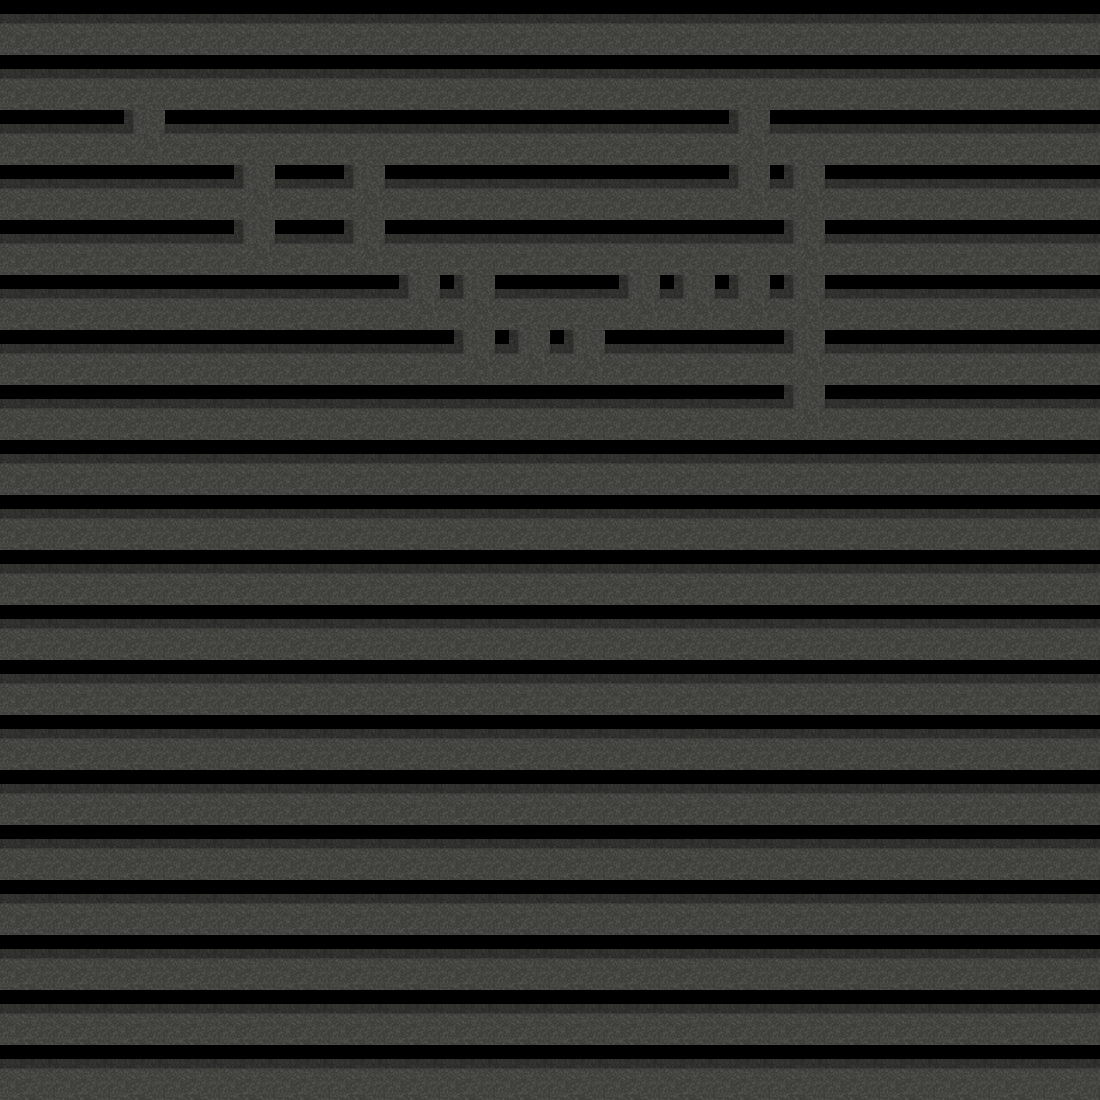

Below is a game level as drawn by its tile map, then a one-line description and the .tmx that defines it (tile-layer data replaced by summaries):
An orthogonal 20x20 tile map with 55x55 px tiles, 2 tile layers (下层, 上层).

<map version="1.0" orientation="orthogonal" width="20" height="20" tilewidth="55" tileheight="55">
 <tileset firstgid="1" name="map" tilewidth="55" tileheight="55">
  <image source="map.png" width="165" height="55" />
 </tileset>
 <layer name="下层" width="20" height="20">
  <data>[400 cells, 400 non-empty, 2 distinct tile ids]</data>
 </layer>
 <objectgroup name="对象层 1" width="20" height="20" />
 <layer name="上层" width="20" height="20">
  <data>[400 cells, 3 non-empty, 1 distinct tile ids]</data>
 </layer>
</map>